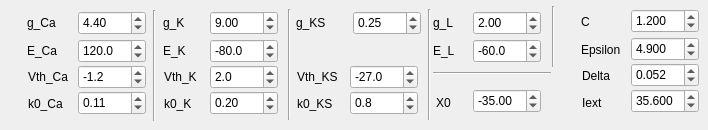
     <widget class="QWidget" name="pageGh">
      <widget class="QDoubleSpinBox" name="doubleGhGca">
       <property name="geometry">
        <rect>
         <x>78</x>
         <y>11</y>
         <width>68</width>
         <height>24</height>
        </rect>
       </property>
       <property name="minimum">
        <double>-99.000000000000000</double>
       </property>
       <property name="singleStep">
        <double>0.100000000000000</double>
       </property>
       <property name="value">
        <double>4.400000000000000</double>
       </property>
      </widget>
      <widget class="QDoubleSpinBox" name="doubleGhEca">
       <property name="geometry">
        <rect>
         <x>78</x>
         <y>39</y>
         <width>68</width>
         <height>24</height>
        </rect>
       </property>
       <property name="decimals">
        <number>1</number>
       </property>
       <property name="maximum">
        <double>1000.000000000000000</double>
       </property>
       <property name="singleStep">
        <double>1.000000000000000</double>
       </property>
       <property name="value">
        <double>120.000000000000000</double>
       </property>
      </widget>
      <widget class="QDoubleSpinBox" name="doubleGhVthca">
       <property name="geometry">
        <rect>
         <x>78</x>
         <y>65</y>
         <width>68</width>
         <height>24</height>
        </rect>
       </property>
       <property name="decimals">
        <number>1</number>
       </property>
       <property name="minimum">
        <double>-99.000000000000000</double>
       </property>
       <property name="singleStep">
        <double>0.100000000000000</double>
       </property>
       <property name="value">
        <double>-1.200000000000000</double>
       </property>
      </widget>
      <widget class="QDoubleSpinBox" name="doubleGhKca">
       <property name="geometry">
        <rect>
         <x>78</x>
         <y>91</y>
         <width>68</width>
         <height>24</height>
        </rect>
       </property>
       <property name="minimum">
        <double>-99.000000000000000</double>
       </property>
       <property name="singleStep">
        <double>0.100000000000000</double>
       </property>
       <property name="value">
        <double>0.110000000000000</double>
       </property>
      </widget>
      <widget class="QLabel" name="label_34">
       <property name="geometry">
        <rect>
         <x>27</x>
         <y>15</y>
         <width>61</width>
         <height>15</height>
        </rect>
       </property>
       <property name="text">
        <string>g_Ca</string>
       </property>
      </widget>
      <widget class="QLabel" name="label_38">
       <property name="geometry">
        <rect>
         <x>27</x>
         <y>43</y>
         <width>61</width>
         <height>15</height>
        </rect>
       </property>
       <property name="text">
        <string>E_Ca</string>
       </property>
      </widget>
      <widget class="QLabel" name="label_39">
       <property name="geometry">
        <rect>
         <x>28</x>
         <y>69</y>
         <width>61</width>
         <height>15</height>
        </rect>
       </property>
       <property name="text">
        <string>Vth_Ca</string>
       </property>
      </widget>
      <widget class="QLabel" name="label_40">
       <property name="geometry">
        <rect>
         <x>28</x>
         <y>96</y>
         <width>61</width>
         <height>15</height>
        </rect>
       </property>
       <property name="text">
        <string>k0_Ca</string>
       </property>
      </widget>
      <widget class="QDoubleSpinBox" name="doubleGhKk">
       <property name="geometry">
        <rect>
         <x>210</x>
         <y>91</y>
         <width>68</width>
         <height>24</height>
        </rect>
       </property>
       <property name="minimum">
        <double>-99.000000000000000</double>
       </property>
       <property name="singleStep">
        <double>0.100000000000000</double>
       </property>
       <property name="value">
        <double>0.200000000000000</double>
       </property>
      </widget>
      <widget class="QLabel" name="label_44">
       <property name="geometry">
        <rect>
         <x>163</x>
         <y>15</y>
         <width>61</width>
         <height>15</height>
        </rect>
       </property>
       <property name="text">
        <string>g_K</string>
       </property>
      </widget>
      <widget class="QLabel" name="label_45">
       <property name="geometry">
        <rect>
         <x>164</x>
         <y>69</y>
         <width>61</width>
         <height>15</height>
        </rect>
       </property>
       <property name="text">
        <string>Vth_K</string>
       </property>
      </widget>
      <widget class="QDoubleSpinBox" name="doubleGhVthk">
       <property name="geometry">
        <rect>
         <x>210</x>
         <y>65</y>
         <width>68</width>
         <height>24</height>
        </rect>
       </property>
       <property name="decimals">
        <number>1</number>
       </property>
       <property name="minimum">
        <double>-99.000000000000000</double>
       </property>
       <property name="singleStep">
        <double>0.100000000000000</double>
       </property>
       <property name="value">
        <double>2.000000000000000</double>
       </property>
      </widget>
      <widget class="QDoubleSpinBox" name="doubleGhGk">
       <property name="geometry">
        <rect>
         <x>210</x>
         <y>11</y>
         <width>68</width>
         <height>24</height>
        </rect>
       </property>
       <property name="minimum">
        <double>-99.000000000000000</double>
       </property>
       <property name="singleStep">
        <double>0.100000000000000</double>
       </property>
       <property name="value">
        <double>9.000000000000000</double>
       </property>
      </widget>
      <widget class="QLabel" name="label_46">
       <property name="geometry">
        <rect>
         <x>163</x>
         <y>43</y>
         <width>61</width>
         <height>15</height>
        </rect>
       </property>
       <property name="text">
        <string>E_K</string>
       </property>
      </widget>
      <widget class="QDoubleSpinBox" name="doubleGhEk">
       <property name="geometry">
        <rect>
         <x>210</x>
         <y>39</y>
         <width>68</width>
         <height>24</height>
        </rect>
       </property>
       <property name="decimals">
        <number>1</number>
       </property>
       <property name="minimum">
        <double>-999.000000000000000</double>
       </property>
       <property name="maximum">
        <double>1000.000000000000000</double>
       </property>
       <property name="value">
        <double>-80.000000000000000</double>
       </property>
      </widget>
      <widget class="QLabel" name="label_47">
       <property name="geometry">
        <rect>
         <x>164</x>
         <y>96</y>
         <width>61</width>
         <height>15</height>
        </rect>
       </property>
       <property name="text">
        <string>k0_K</string>
       </property>
      </widget>
      <widget class="QDoubleSpinBox" name="doubleGhKks">
       <property name="geometry">
        <rect>
         <x>350</x>
         <y>91</y>
         <width>68</width>
         <height>24</height>
        </rect>
       </property>
       <property name="decimals">
        <number>1</number>
       </property>
       <property name="minimum">
        <double>-99.000000000000000</double>
       </property>
       <property name="singleStep">
        <double>0.100000000000000</double>
       </property>
       <property name="value">
        <double>0.800000000000000</double>
       </property>
      </widget>
      <widget class="QLabel" name="label_59">
       <property name="geometry">
        <rect>
         <x>296</x>
         <y>15</y>
         <width>61</width>
         <height>15</height>
        </rect>
       </property>
       <property name="text">
        <string>g_KS</string>
       </property>
      </widget>
      <widget class="QLabel" name="label_61">
       <property name="geometry">
        <rect>
         <x>297</x>
         <y>69</y>
         <width>61</width>
         <height>15</height>
        </rect>
       </property>
       <property name="text">
        <string>Vth_KS</string>
       </property>
      </widget>
      <widget class="QDoubleSpinBox" name="doubleGhVthks">
       <property name="geometry">
        <rect>
         <x>350</x>
         <y>65</y>
         <width>68</width>
         <height>24</height>
        </rect>
       </property>
       <property name="decimals">
        <number>1</number>
       </property>
       <property name="minimum">
        <double>-99.000000000000000</double>
       </property>
       <property name="singleStep">
        <double>0.100000000000000</double>
       </property>
       <property name="value">
        <double>-27.000000000000000</double>
       </property>
      </widget>
      <widget class="QDoubleSpinBox" name="doubleGhGks">
       <property name="geometry">
        <rect>
         <x>353</x>
         <y>11</y>
         <width>68</width>
         <height>24</height>
        </rect>
       </property>
       <property name="minimum">
        <double>-99.000000000000000</double>
       </property>
       <property name="singleStep">
        <double>0.100000000000000</double>
       </property>
       <property name="value">
        <double>0.250000000000000</double>
       </property>
      </widget>
      <widget class="QLabel" name="label_65">
       <property name="geometry">
        <rect>
         <x>297</x>
         <y>96</y>
         <width>61</width>
         <height>15</height>
        </rect>
       </property>
       <property name="text">
        <string>k0_KS</string>
       </property>
      </widget>
      <widget class="QLabel" name="label_62">
       <property name="geometry">
        <rect>
         <x>433</x>
         <y>15</y>
         <width>61</width>
         <height>15</height>
        </rect>
       </property>
       <property name="text">
        <string>g_L</string>
       </property>
      </widget>
      <widget class="QDoubleSpinBox" name="doubleGhGl">
       <property name="geometry">
        <rect>
         <x>473</x>
         <y>11</y>
         <width>68</width>
         <height>24</height>
        </rect>
       </property>
       <property name="minimum">
        <double>-99.000000000000000</double>
       </property>
       <property name="singleStep">
        <double>0.100000000000000</double>
       </property>
       <property name="value">
        <double>2.000000000000000</double>
       </property>
      </widget>
      <widget class="QLabel" name="label_84">
       <property name="geometry">
        <rect>
         <x>433</x>
         <y>43</y>
         <width>61</width>
         <height>15</height>
        </rect>
       </property>
       <property name="text">
        <string>E_L</string>
       </property>
      </widget>
      <widget class="QDoubleSpinBox" name="doubleGhEl">
       <property name="geometry">
        <rect>
         <x>473</x>
         <y>39</y>
         <width>68</width>
         <height>24</height>
        </rect>
       </property>
       <property name="decimals">
        <number>1</number>
       </property>
       <property name="minimum">
        <double>-999.000000000000000</double>
       </property>
       <property name="maximum">
        <double>999.000000000000000</double>
       </property>
       <property name="value">
        <double>-60.000000000000000</double>
       </property>
      </widget>
      <widget class="Line" name="line_6">
       <property name="geometry">
        <rect>
         <x>144</x>
         <y>10</y>
         <width>20</width>
         <height>111</height>
        </rect>
       </property>
       <property name="orientation">
        <enum>Qt::Vertical</enum>
       </property>
      </widget>
      <widget class="Line" name="line_7">
       <property name="geometry">
        <rect>
         <x>279</x>
         <y>9</y>
         <width>20</width>
         <height>111</height>
        </rect>
       </property>
       <property name="orientation">
        <enum>Qt::Vertical</enum>
       </property>
      </widget>
      <widget class="Line" name="line_8">
       <property name="geometry">
        <rect>
         <x>419</x>
         <y>9</y>
         <width>20</width>
         <height>111</height>
        </rect>
       </property>
       <property name="orientation">
        <enum>Qt::Vertical</enum>
       </property>
      </widget>
      <widget class="Line" name="line_9">
       <property name="geometry">
        <rect>
         <x>543</x>
         <y>6</y>
         <width>20</width>
         <height>61</height>
        </rect>
       </property>
       <property name="orientation">
        <enum>Qt::Vertical</enum>
       </property>
      </widget>
      <widget class="Line" name="line_10">
       <property name="geometry">
        <rect>
         <x>433</x>
         <y>72</y>
         <width>118</width>
         <height>3</height>
        </rect>
       </property>
       <property name="orientation">
        <enum>Qt::Horizontal</enum>
       </property>
      </widget>
      <widget class="QDoubleSpinBox" name="doubleGhEpsilon">
       <property name="geometry">
        <rect>
         <x>631</x>
         <y>37</y>
         <width>68</width>
         <height>24</height>
        </rect>
       </property>
       <property name="decimals">
        <number>3</number>
       </property>
       <property name="minimum">
        <double>-99.000000000000000</double>
       </property>
       <property name="singleStep">
        <double>0.100000000000000</double>
       </property>
       <property name="value">
        <double>4.900000000000000</double>
       </property>
      </widget>
      <widget class="QDoubleSpinBox" name="doubleGhC">
       <property name="geometry">
        <rect>
         <x>631</x>
         <y>9</y>
         <width>68</width>
         <height>24</height>
        </rect>
       </property>
       <property name="decimals">
        <number>3</number>
       </property>
       <property name="minimum">
        <double>-99.000000000000000</double>
       </property>
       <property name="singleStep">
        <double>0.100000000000000</double>
       </property>
       <property name="value">
        <double>1.200000000000000</double>
       </property>
      </widget>
      <widget class="QDoubleSpinBox" name="doubleGhDelta">
       <property name="geometry">
        <rect>
         <x>631</x>
         <y>63</y>
         <width>68</width>
         <height>24</height>
        </rect>
       </property>
       <property name="decimals">
        <number>3</number>
       </property>
       <property name="minimum">
        <double>-99.000000000000000</double>
       </property>
       <property name="singleStep">
        <double>0.001000000000000</double>
       </property>
       <property name="value">
        <double>0.052000000000000</double>
       </property>
      </widget>
      <widget class="QDoubleSpinBox" name="doubleGhIext">
       <property name="geometry">
        <rect>
         <x>631</x>
         <y>89</y>
         <width>68</width>
         <height>24</height>
        </rect>
       </property>
       <property name="decimals">
        <number>3</number>
       </property>
       <property name="minimum">
        <double>-99.000000000000000</double>
       </property>
       <property name="singleStep">
        <double>0.100000000000000</double>
       </property>
       <property name="value">
        <double>35.600000000000001</double>
       </property>
      </widget>
      <widget class="QDoubleSpinBox" name="doubleGhX0">
       <property name="geometry">
        <rect>
         <x>473</x>
         <y>89</y>
         <width>68</width>
         <height>24</height>
        </rect>
       </property>
       <property name="decimals">
        <number>2</number>
       </property>
       <property name="minimum">
        <double>-999.000000000000000</double>
       </property>
       <property name="maximum">
        <double>999.000000000000000</double>
       </property>
       <property name="value">
        <double>-35.000000000000000</double>
       </property>
      </widget>
      <widget class="QLabel" name="label_90">
       <property name="geometry">
        <rect>
         <x>582</x>
         <y>95</y>
         <width>61</width>
         <height>15</height>
        </rect>
       </property>
       <property name="text">
        <string>Iext</string>
       </property>
      </widget>
      <widget class="QLabel" name="label_89">
       <property name="geometry">
        <rect>
         <x>581</x>
         <y>42</y>
         <width>61</width>
         <height>15</height>
        </rect>
       </property>
       <property name="text">
        <string>Epsilon</string>
       </property>
      </widget>
      <widget class="QLabel" name="label_88">
       <property name="geometry">
        <rect>
         <x>582</x>
         <y>68</y>
         <width>61</width>
         <height>15</height>
        </rect>
       </property>
       <property name="text">
        <string>Delta</string>
       </property>
      </widget>
      <widget class="QLabel" name="label_91">
       <property name="geometry">
        <rect>
         <x>436</x>
         <y>95</y>
         <width>61</width>
         <height>15</height>
        </rect>
       </property>
       <property name="text">
        <string>X0</string>
       </property>
      </widget>
      <widget class="QLabel" name="label_83">
       <property name="geometry">
        <rect>
         <x>581</x>
         <y>14</y>
         <width>61</width>
         <height>15</height>
        </rect>
       </property>
       <property name="text">
        <string>C</string>
       </property>
      </widget>
     </widget>
